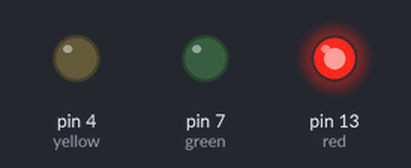
Bench run of a sketch on a simulated Arduino Uno, built with avr-gcc and run on an emulated ATmega328P. On the bench: output pins drawn as LEDs (lit = HIGH).

Above: at 0.5 s.
At 1.5 s:
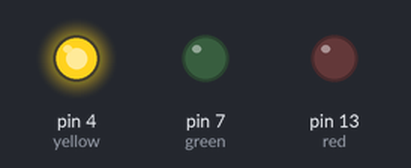
At 5.5 s:
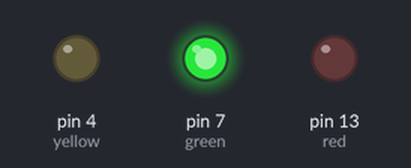
Timing chart, 0 to 6.9 s (numbered marks = the images above):
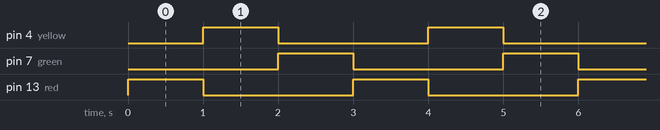

Measured:
- by itself, pin 4 (yellow), pin 7 (green), pin 13 (red): alternates HIGH for 1.0 s and LOW for 2.0 s
- by itself, everything shown: repeats every 3.0 s, in 3 steps

The sketch:

simple_traffic_light.ino
```cpp
void setup() {
  // put your setup code here, to run once:
pinMode(13, OUTPUT);
pinMode(7, OUTPUT);
pinMode(4, OUTPUT);

}

  byte red=13;
  byte green=7;
  byte yellow=4;
void loop() {
  // put your main code here, to run repeatedly:
  digitalWrite(red, HIGH); // turn the LED on (HIGH is the voltage level)
  digitalWrite(green, LOW); // turn the LED off by making the voltage LOW
  digitalWrite(yellow, LOW); // turn the LED off by making the voltage LOW
  delay(1000); // wait for a second
  digitalWrite(yellow, HIGH); // turn the LED on (HIGH is the voltage level)
  digitalWrite(red, LOW); // turn the LED off by making the voltage LOW
  digitalWrite(green, LOW); // turn the LED off by making the voltage LOW
  delay(1000); // wait for a second
  digitalWrite(green, HIGH); // turn the LED on (HIGH is the voltage level)
  digitalWrite(red, LOW); // turn the LED off by making the voltage LOW
  digitalWrite(yellow, LOW); // turn the LED off by making the voltage LOW
  delay(1000); //wait for a second
}
```
